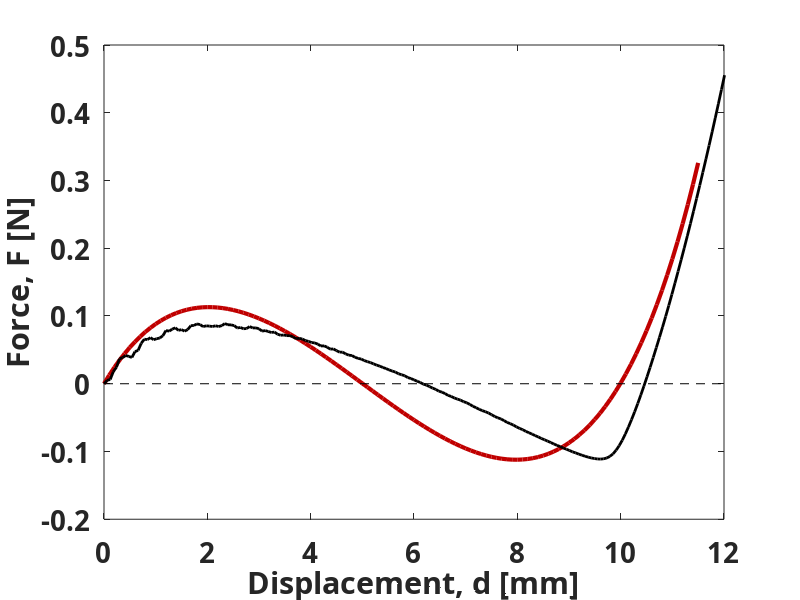

MATLAB code to generate this figure:
clc
clear all
close all

load('SingleBeamCompareDara.mat')

%%
plot(d_plot*1000,F_plot,'LineWidth',3,'Color',[192/255,0,0])
hold on

plot(FdCurve_Sim(:,2)*1000,FdCurve_Sim(:,1),'k','LineWidth',2)
xlim([0 12]);

plot([0,12],[0,0],'k--')

fs = 20;
xlabel('Displacement, d [mm]','FontSize',fs,'FontWeight','bold','FontName','Calibri')
ylabel('Force, F [N]','FontSize',fs,'FontWeight','bold','FontName','Calibri')
set(gca,'FontName','Calibri','FontSize',fs,'FontWeight',...
    'bold');


